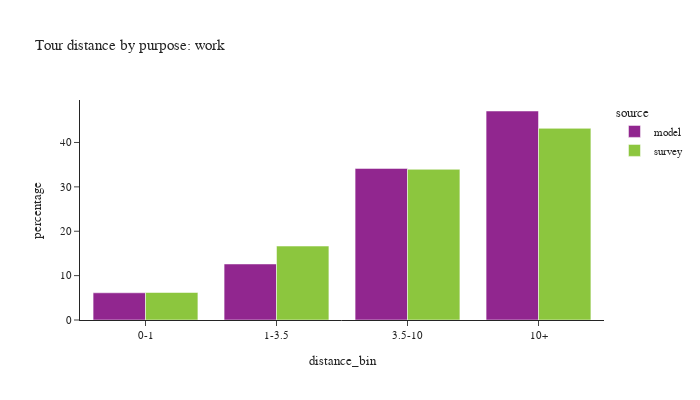

Here is the notebook cell this chart was saved with:
### Code cell
plot_bins(tour, tour['pdpurp'] == 1, 'work')

### Figure 1 — Plotly figure (JSON) as saved in the notebook; plotly's stock layout.template omitted (floating-point values rounded to 4 significant figures)
{"data": [{"alignmentgroup": "True", "customdata": [[92889], [191445], [517931], [714127]], "hovertemplate": "source=model<br>distance_bin=%{x}<br>percentage=%{y}<br>sample count=%{customdata[0]}<extra></extra>", "legendgroup": "model", "marker": {"color": "#91268F", "pattern": {"shape": ""}}, "name": "model", "offsetgroup": "model", "orientation": "v", "showlegend": true, "textposition": "auto", "type": "bar", "x": ["0-1", "1-3.5", "3.5-10", "10+"], "xaxis": "x", "y": [6.126, 12.63, 34.16, 47.09], "yaxis": "y"}, {"alignmentgroup": "True", "customdata": [[305], [570], [861], [840]], "hovertemplate": "source=survey<br>distance_bin=%{x}<br>percentage=%{y}<br>sample count=%{customdata[0]}<extra></extra>", "legendgroup": "survey", "marker": {"color": "#8CC63E", "pattern": {"shape": ""}}, "name": "survey", "offsetgroup": "survey", "orientation": "v", "showlegend": true, "textposition": "auto", "type": "bar", "x": ["0-1", "1-3.5", "3.5-10", "10+"], "xaxis": "x", "y": [6.195, 16.66, 33.96, 43.19], "yaxis": "y"}], "layout": {"barmode": "group", "font": {"size": 11}, "height": 400, "legend": {"title": {"text": "source"}, "tracegroupgap": 0}, "title": {"text": "Tour distance by purpose: work"}, "width": 700, "xaxis": {"anchor": "y", "domain": [0.0, 1.0], "title": {"text": "distance_bin"}}, "yaxis": {"anchor": "x", "domain": [0.0, 1.0], "title": {"text": "percentage"}}}}
